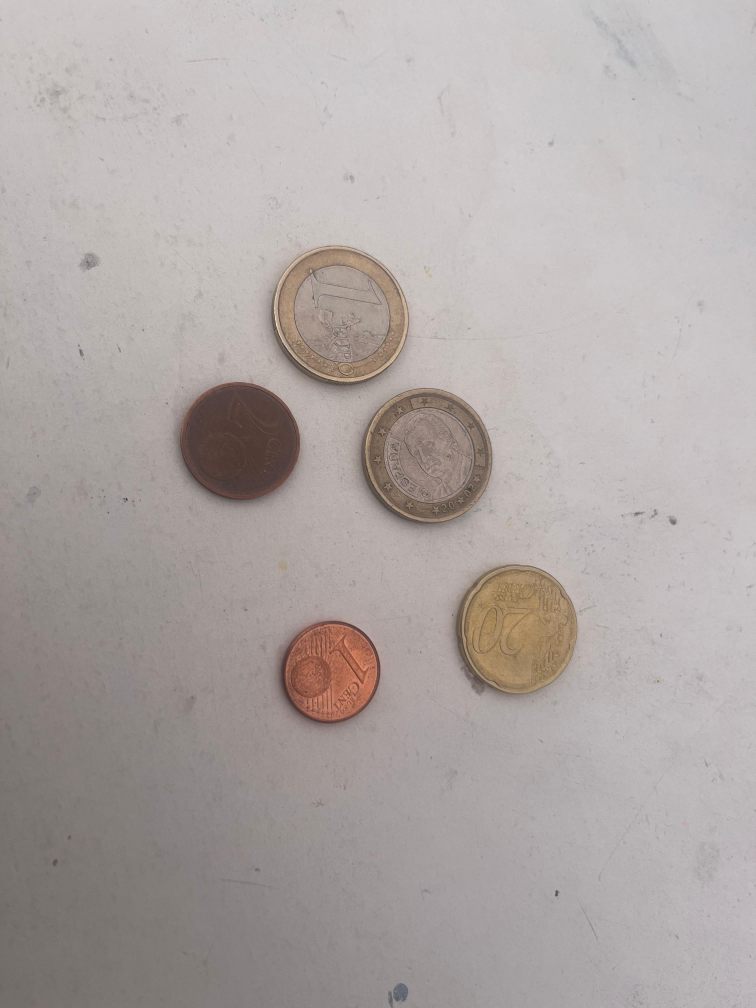
#> input picture testImage/euros.jpeg, 3024 x 4032 px (shown at 1/4 size)
$ python downscaling.py
#> lines starting #> are read from the running program, lines starting #| are printed output that depends on the picture
#> further down, img is the input picture: shape (4032, 3024, 3); mean R, G, B 174.4, 166.9, 164.9
import numpy as np
import matplotlib.pyplot as plt
from scipy import signal

def downscale(image, size):
    #Low pass filter (smoothing)
#> called with image = '../testImage/euros.jpeg', size = 50000
    img = plt.imread(image)
    grayImg = np.round(0.299 * img[:, :, 0] +
                        0.587 * img[:, :, 1] +
                        0.114 * img[:, :, 2]).astype(np.uint8)
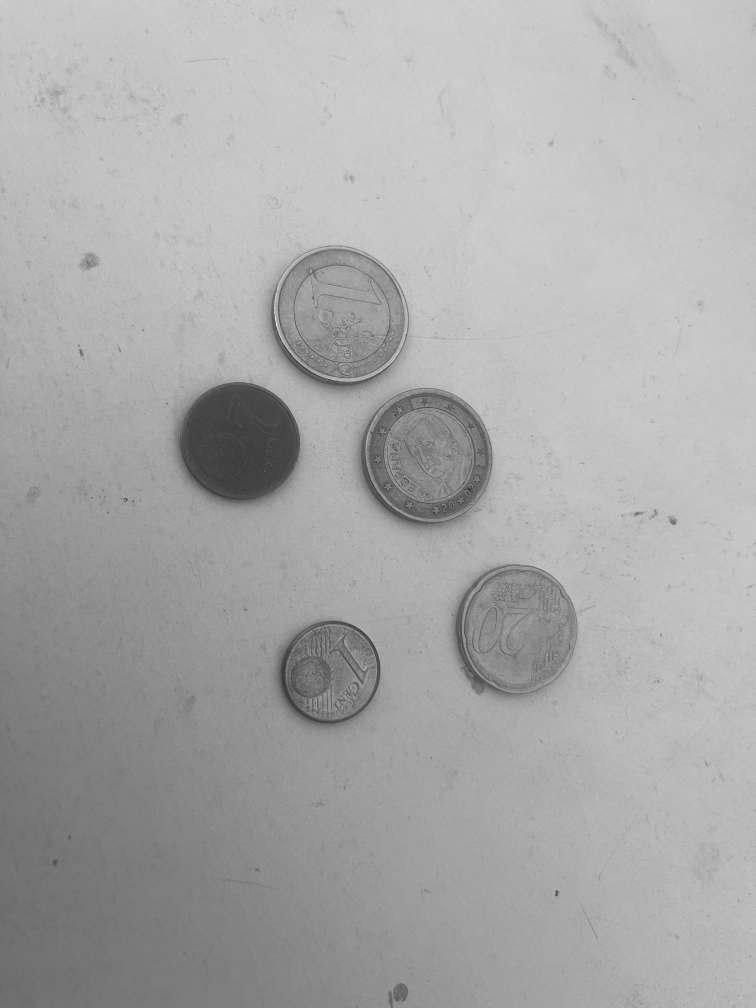
#> grayImg: shape (4032, 3024) (shown at 1/4 size); min 39, max 250, mean 169
    K=np.array([[0.33,  0.33,  0.33],
               [0.33,  0.33,  0.33],
               [0.33,  0.33,  0.33]])
    filteredImg = signal.convolve2d(grayImg, K)

    while(filteredImg.size>size):
          filteredImg = filteredImg[0::2,0::2]
#> this loop made 4 passes
#> pass 2, in downscale, `filteredImg = filteredImg[0::2,0::2]`:
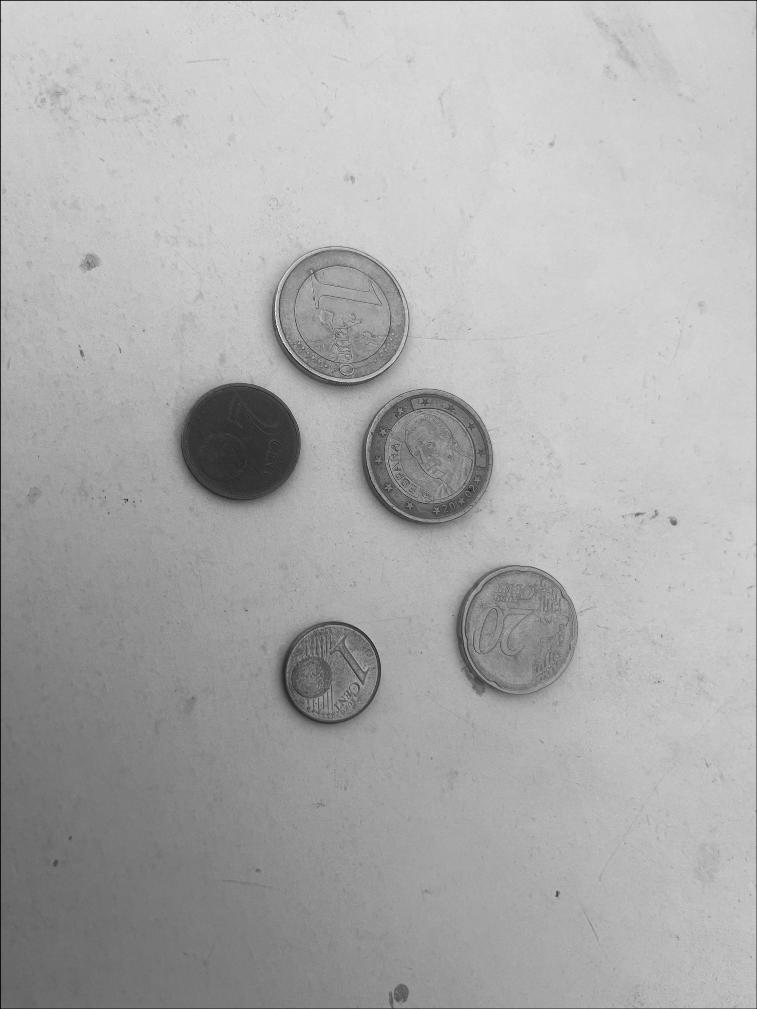
#> filteredImg: shape (1009, 757) float64; min 66, max 708.5, mean 500.6; drawn with min black and max white
#> pass 3, in downscale, `filteredImg = filteredImg[0::2,0::2]`:
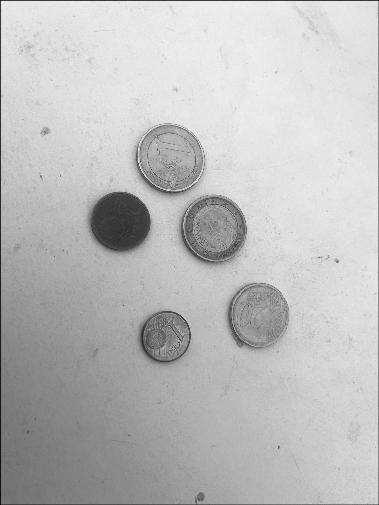
#> filteredImg: shape (505, 379) float64; min 66, max 648.1, mean 499; drawn with min black and max white
#> after the loop:
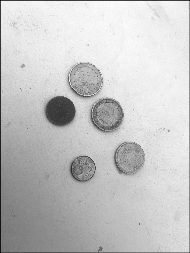
#> filteredImg: shape (253, 190) float64; min 66, max 620.4, mean 496.7; drawn with min black and max white
    return filteredImg


img = plt.imread('../testImage/euros.jpeg')
plt.imshow(img,  cmap='gray')
plt.imshow(downscale('../testImage/euros.jpeg', 50000), cmap='gray')
plt.show()

$ run again, with testImage/1.jpeg copied over testImage/euros.jpeg
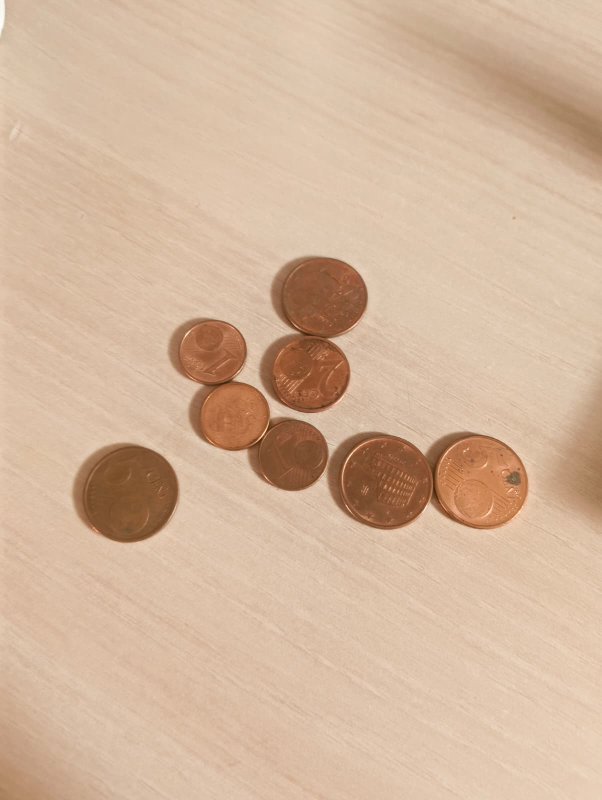
#> input picture testImage/1.jpeg, 1204 x 1600 px (shown at 1/2 size)
#> img is the input picture: shape (1600, 1204, 3); mean R, G, B 211.3, 181.6, 156.1
#> the loop in downscale, `while(filteredImg.size>size):` made 3 passes
#> pass 1, in downscale, `filteredImg = filteredImg[0::2,0::2]`:
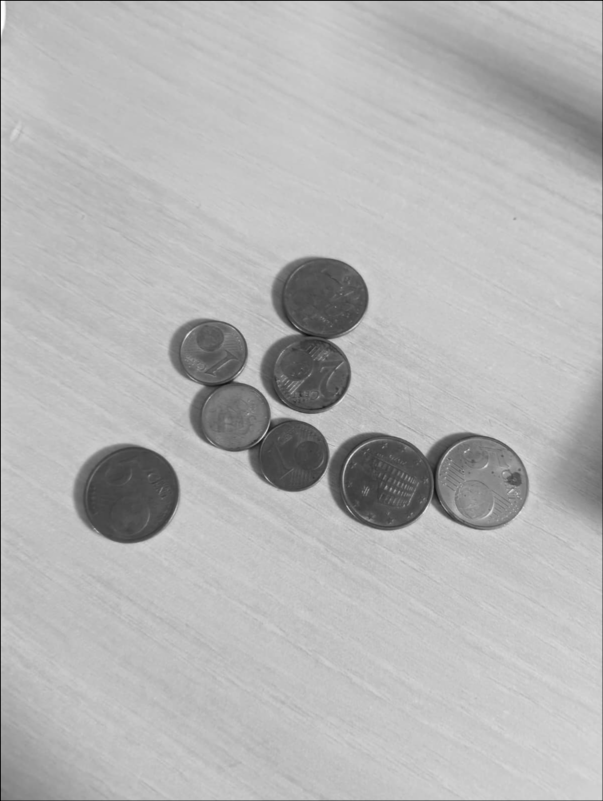
#> filteredImg: shape (801, 603) float64; min 81.18, max 747.5, mean 555.5; drawn with min black and max white
#> `plt.show()`:
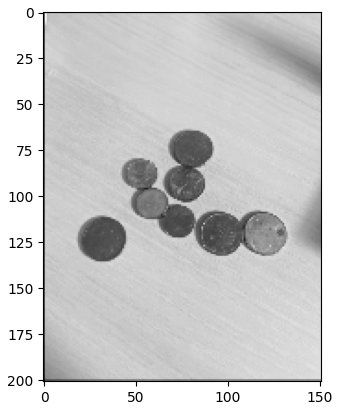
#> figure drawn by matplotlib, 1 panel
